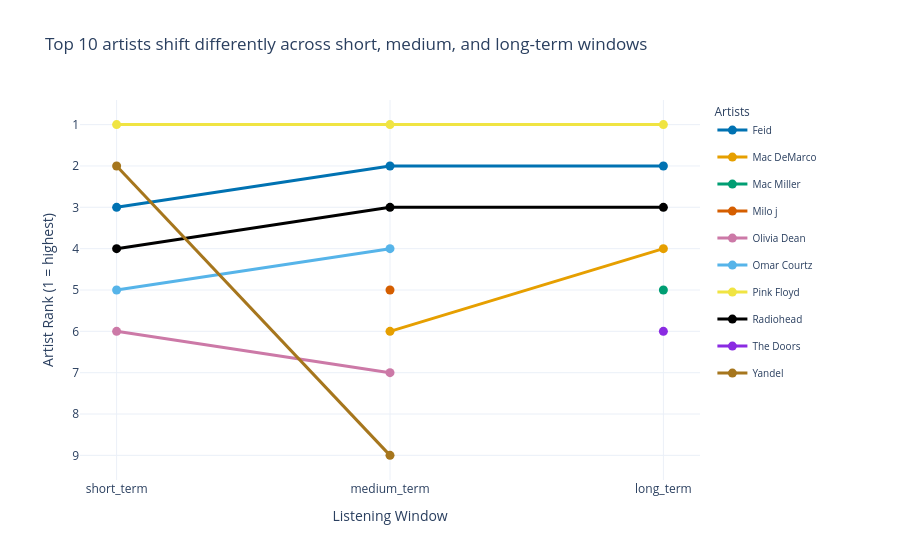

Here is the notebook cell this chart was saved with:
### Markdown cell above
---

## Section 4 — Visualization

Create at least one visualization that supports one of your analysis findings. Your chart should:

- Have a title that states the finding, not just the data (e.g., "Satisfaction scores drop sharply after age 40" not "Satisfaction by age")
- Have labeled axes
- Use a chart type appropriate for your data (bar for categorical comparison, scatter for relationships, line for trends over time)

Below the chart, explain in a markdown cell: why you chose this chart type, and what you want the reader to take away from it.

### Code cell
# Artist rank movement across listening windows (connected dot plot)
import plotly.express as px

if "artists_rank_df" not in globals():
    raise NameError("Run the Question 1 analysis cell first to create artists_rank_df.")

focus_artists = (
    artists_rank_df.groupby("artist")["rank"]
    .min()
    .sort_values()
    .head(10)
    .index
)

plot_df = (
    artists_rank_df[artists_rank_df["artist"].isin(focus_artists)]
    .dropna(subset=["time_range_key", "rank"])
    .sort_values(["artist", "time_range_key"])
)

# High-contrast, colorblind-friendly palette for clearer differentiation.
artist_palette = [
    "#0072B2", "#E69F00", "#009E73", "#D55E00", "#CC79A7",
    "#56B4E9", "#F0E442", "#000000", "#8A2BE2", "#A6761D",
]

fig = px.line(
    plot_df,
    x="time_range_key",
    y="rank",
    color="artist",
    markers=True,
    color_discrete_sequence=artist_palette,
    category_orders={"time_range_key": ["short_term", "medium_term", "long_term"]},
    labels={
        "time_range_key": "Listening Window",
        "rank": "Artist Rank (1 = highest)",
        "artist": "Artist",
    },
    title="Top 10 artists shift differently across short, medium, and long-term windows",
)

fig.update_yaxes(autorange="reversed", dtick=1)
fig.update_traces(line=dict(width=3), marker=dict(size=9))

# Put each artist in its own legend group so extra group gap adds spacing.
fig.for_each_trace(lambda trace: trace.update(legendgroup=trace.name))

fig.update_layout(
    template="plotly_white",
    legend=dict(
        title="Artists",
        orientation="v",
        yanchor="top",
        y=1,
        xanchor="left",
        x=1.02,
        font=dict(size=10),
        tracegroupgap=8,
    ),
    margin=dict(r=200),
)
fig.show()

### Figure 1 — Plotly figure (JSON) as saved in the notebook; plotly's stock layout.template omitted (floating-point values rounded to 4 significant figures)
{"data": [{"hovertemplate": "Artist=Feid<br>Listening Window=%{x}<br>Artist Rank (1 = highest)=%{y}<extra></extra>", "legendgroup": "Feid", "line": {"color": "#0072B2", "dash": "solid", "width": 3}, "marker": {"size": 9, "symbol": "circle"}, "mode": "lines+markers", "name": "Feid", "orientation": "v", "showlegend": true, "type": "scatter", "x": ["short_term", "medium_term", "long_term"], "xaxis": "x", "y": [3, 2, 2], "yaxis": "y"}, {"hovertemplate": "Artist=Mac DeMarco<br>Listening Window=%{x}<br>Artist Rank (1 = highest)=%{y}<extra></extra>", "legendgroup": "Mac DeMarco", "line": {"color": "#E69F00", "dash": "solid", "width": 3}, "marker": {"size": 9, "symbol": "circle"}, "mode": "lines+markers", "name": "Mac DeMarco", "orientation": "v", "showlegend": true, "type": "scatter", "x": ["medium_term", "long_term"], "xaxis": "x", "y": [6, 4], "yaxis": "y"}, {"hovertemplate": "Artist=Mac Miller<br>Listening Window=%{x}<br>Artist Rank (1 = highest)=%{y}<extra></extra>", "legendgroup": "Mac Miller", "line": {"color": "#009E73", "dash": "solid", "width": 3}, "marker": {"size": 9, "symbol": "circle"}, "mode": "lines+markers", "name": "Mac Miller", "orientation": "v", "showlegend": true, "type": "scatter", "x": ["long_term"], "xaxis": "x", "y": [5], "yaxis": "y"}, {"hovertemplate": "Artist=Milo j<br>Listening Window=%{x}<br>Artist Rank (1 = highest)=%{y}<extra></extra>", "legendgroup": "Milo j", "line": {"color": "#D55E00", "dash": "solid", "width": 3}, "marker": {"size": 9, "symbol": "circle"}, "mode": "lines+markers", "name": "Milo j", "orientation": "v", "showlegend": true, "type": "scatter", "x": ["medium_term"], "xaxis": "x", "y": [5], "yaxis": "y"}, {"hovertemplate": "Artist=Olivia Dean<br>Listening Window=%{x}<br>Artist Rank (1 = highest)=%{y}<extra></extra>", "legendgroup": "Olivia Dean", "line": {"color": "#CC79A7", "dash": "solid", "width": 3}, "marker": {"size": 9, "symbol": "circle"}, "mode": "lines+markers", "name": "Olivia Dean", "orientation": "v", "showlegend": true, "type": "scatter", "x": ["short_term", "medium_term"], "xaxis": "x", "y": [6, 7], "yaxis": "y"}, {"hovertemplate": "Artist=Omar Courtz<br>Listening Window=%{x}<br>Artist Rank (1 = highest)=%{y}<extra></extra>", "legendgroup": "Omar Courtz", "line": {"color": "#56B4E9", "dash": "solid", "width": 3}, "marker": {"size": 9, "symbol": "circle"}, "mode": "lines+markers", "name": "Omar Courtz", "orientation": "v", "showlegend": true, "type": "scatter", "x": ["short_term", "medium_term"], "xaxis": "x", "y": [5, 4], "yaxis": "y"}, {"hovertemplate": "Artist=Pink Floyd<br>Listening Window=%{x}<br>Artist Rank (1 = highest)=%{y}<extra></extra>", "legendgroup": "Pink Floyd", "line": {"color": "#F0E442", "dash": "solid", "width": 3}, "marker": {"size": 9, "symbol": "circle"}, "mode": "lines+markers", "name": "Pink Floyd", "orientation": "v", "showlegend": true, "type": "scatter", "x": ["short_term", "medium_term", "long_term"], "xaxis": "x", "y": [1, 1, 1], "yaxis": "y"}, {"hovertemplate": "Artist=Radiohead<br>Listening Window=%{x}<br>Artist Rank (1 = highest)=%{y}<extra></extra>", "legendgroup": "Radiohead", "line": {"color": "#000000", "dash": "solid", "width": 3}, "marker": {"size": 9, "symbol": "circle"}, "mode": "lines+markers", "name": "Radiohead", "orientation": "v", "showlegend": true, "type": "scatter", "x": ["short_term", "medium_term", "long_term"], "xaxis": "x", "y": [4, 3, 3], "yaxis": "y"}, {"hovertemplate": "Artist=The Doors<br>Listening Window=%{x}<br>Artist Rank (1 = highest)=%{y}<extra></extra>", "legendgroup": "The Doors", "line": {"color": "#8A2BE2", "dash": "solid", "width": 3}, "marker": {"size": 9, "symbol": "circle"}, "mode": "lines+markers", "name": "The Doors", "orientation": "v", "showlegend": true, "type": "scatter", "x": ["long_term"], "xaxis": "x", "y": [6], "yaxis": "y"}, {"hovertemplate": "Artist=Yandel<br>Listening Window=%{x}<br>Artist Rank (1 = highest)=%{y}<extra></extra>", "legendgroup": "Yandel", "line": {"color": "#A6761D", "dash": "solid", "width": 3}, "marker": {"size": 9, "symbol": "circle"}, "mode": "lines+markers", "name": "Yandel", "orientation": "v", "showlegend": true, "type": "scatter", "x": ["short_term", "medium_term"], "xaxis": "x", "y": [2, 9], "yaxis": "y"}], "layout": {"legend": {"font": {"size": 10}, "orientation": "v", "title": {"text": "Artists"}, "tracegroupgap": 8, "x": 1.02, "xanchor": "left", "y": 1, "yanchor": "top"}, "margin": {"r": 200}, "title": {"text": "Top 10 artists shift differently across short, medium, and long-term windows"}, "xaxis": {"anchor": "y", "categoryarray": ["short_term", "medium_term", "long_term"], "categoryorder": "array", "domain": [0, 1], "title": {"text": "Listening Window"}}, "yaxis": {"anchor": "x", "autorange": "reversed", "domain": [0, 1], "dtick": 1, "title": {"text": "Artist Rank (1 = highest)"}}}}
